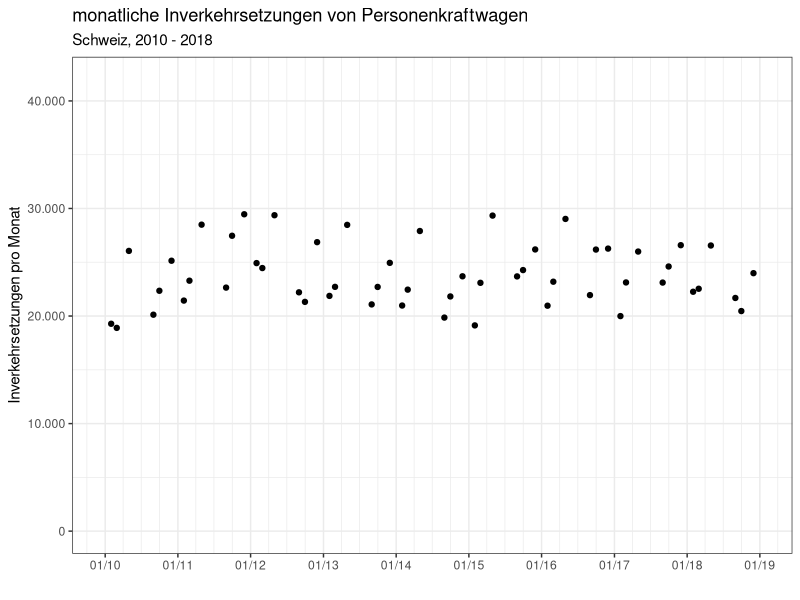
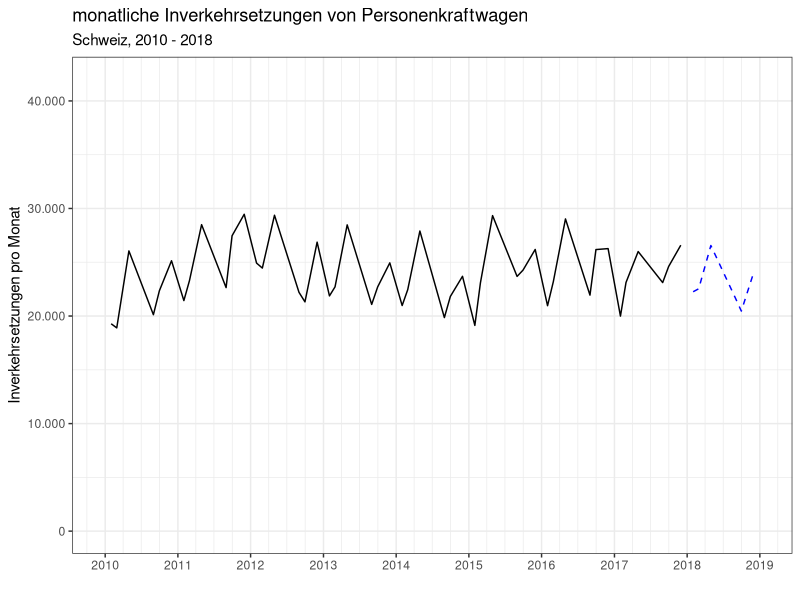
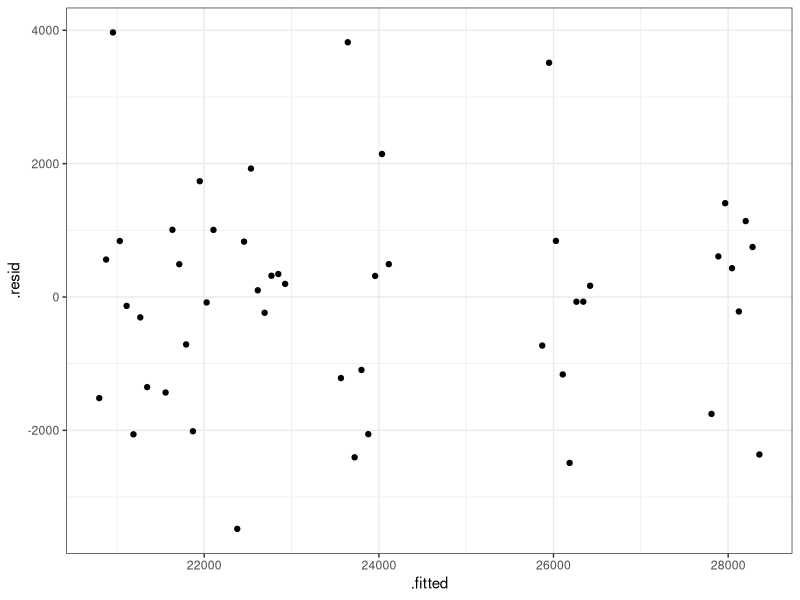
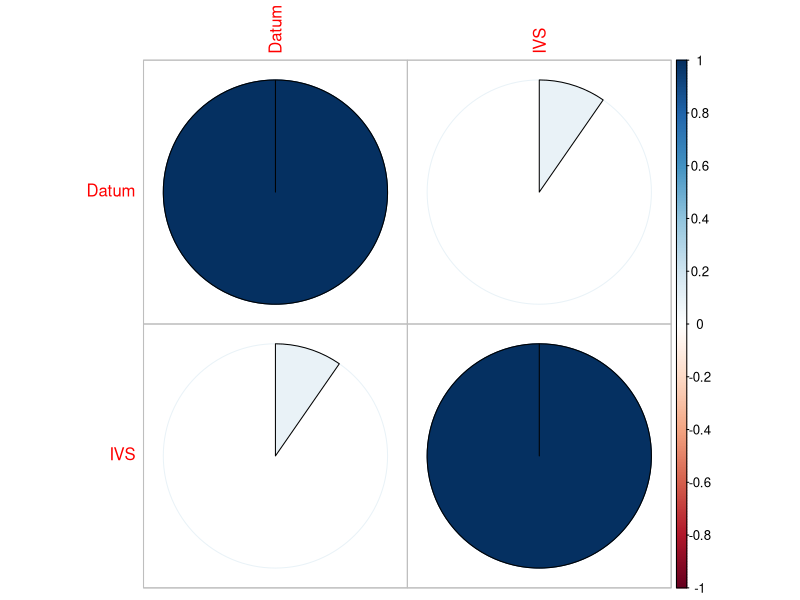
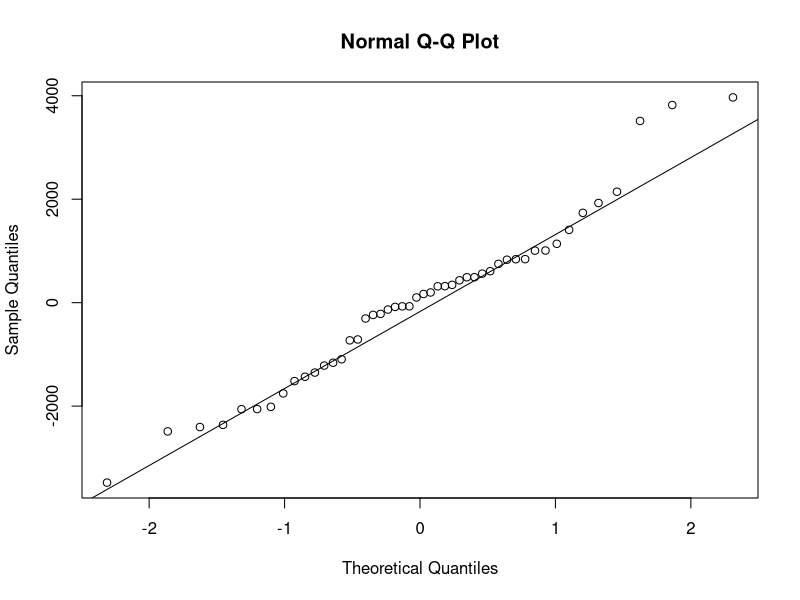

Write R code to recreate these figures, in order. (Note: this script raises an error after producing the figures.)
## ---- chunk 1
# Initialiserung des Notebooks, Bibliotheken laden, einige Parameter setzen
knitr::opts_chunk$set(echo = FALSE)

# Benötigte Bibliotheken laden
library(tidyverse)  # readr, dplyr, ... 
library(lubridate)  # Datum und Uhrzeit
library(modelr)     # Modellierung
library(broom)      # Zusammenfassung von Modellergebnissen in Dataframes
library(corrplot)   # Zusammenfassung von Modellergebnissen in Dataframes
library(lmtest)     # für Goldfeldt/Quandt-Test
library(car)        # für VIF
library(forecast)   # für zB ggtsdisplay.
library(cowplot)    # arrange multiple plots

theme_set(theme_bw()) # Abbildungen im Druck besser lesbar als mit dem Default-Theme theme_gray()

# Berechne den letzten Tag des Monats
monthsEnd <- function(Jahr, Monat) {
  require(lubridate)
  paste(Jahr, Monat, "01", sep = "-") %>% ymd() %>% ceiling_date(unit = "months") - 1
}

# Formatiere "1.234,56" statt "1,234.56"
formatT <- function(n) {
  format(n, big.mark = ".", decimal.mark = ",")
}

# Performance-Metriken
fPerformance <- function(data) {
  actual <- data$IVS
  predicted <- data$pred
  list(mae = Metrics::mae(actual, predicted),
    mape = Metrics::mape(actual, predicted),
    mse = Metrics::mse(actual, predicted),
    rmse = Metrics::rmse(actual, predicted)) %>% 
    bind_rows()
}

# Analyseparameter
cFrom <- ymd("2009-12-31")
cTo <- ymd("2018-12-31")
cTest <- ymd("2017-12-31")

## ---- chunk 2

# csv als Rohdaten importieren
ivs_raw <-
  read_csv(file = "Daten/20190824 Neuzulassungen CH.csv",
           skip = 2,
           locale = locale(encoding = "latin1")) # Windows Latin 1

# Beschränkung auf relevante Daten
ivs_simple <- ivs_raw %>%
  select(-"Fahrzeuggruppe / -art") %>% # Spalte Fahrzeugruppe löschen
  gather(key = Jahr, value = "IVS", -Monat) %>% # die Jahresspalten in Zeilen umbauen
  mutate(Datum = monthsEnd(Jahr, Monat)) %>%  # Jahr Monat umbauen auf eine Datum zum Monatsende
  filter(Datum > cFrom) %>% 
  select(Datum, IVS) # nur die Spalten Datum und IVS auswählen

cIVSmax <- max(ivs_simple$IVS) %>% round(-3) + 1000

# Darstellung der monatlichen Inverkehrsetzungen als Scatterplot
ivs_simple %>%
  ggplot(aes(x = Datum)) +
  scale_x_date( # Formatierungsanweisungen für die x-Achse
    name = "",
    date_labels = "%m/%y",
    date_minor_breaks = "3 months",
    date_breaks = "years",
    limits = c(cFrom, cTo)
  ) +
  scale_y_continuous( # Formatierungsanweisungen für die y-Achse
    name = "Inverkehrsetzungen pro Monat",
    limits = c(0, cIVSmax),
    labels = formatT # Anzeige der Skala mit Tausender-Punkt
  ) +
  geom_point(aes(
    y = IVS, # IVS auf der y-Achse
    # shape = (IVS > 40000), # eigene Form für Werte über 40000
    # color = (IVS > 40000)  # eigene Farbe für Werte über 40000
  )) +
  scale_colour_manual(values = c("black", "red")) + # manuelle Farbskala
  guides(color = "none") + # Keine Legende für die Farbe
  guides(shape = "none") + # Keine Legende für die Farbe
  labs(title = "monatliche Inverkehrsetzungen von Personenkraftwagen",
       subtitle = "Schweiz, 2010 - 2018")

## ---- chunk 3
# ivs_simple mit den Spalten IVS und Datum wird um die Nummer des Monats als zweistellige Zeichenkette erweitert.
ivs_simple <- ivs_simple %>% 
  mutate(Monat = str_pad(month(Datum), 2, pad = "0"))

# Aufteilen der Daten in ein Trainings- und ein Testset
ivs_simple_train <- ivs_simple %>% filter(Datum < date("2018-01-01"))
ivs_simple_test <- ivs_simple %>% filter(Datum >= date("2018-01-01"))

p <- ivs_simple_train %>% # Diagrammgrunddaten festlegen
  ggplot(aes(x = Datum)) + # Datumswerte auf der x-Achse
  scale_x_date(
    # Formatierung der x-Achse
    name = "",
    limits = c(cFrom, cTo),
    date_labels = "%Y",
    date_minor_breaks = "3 months",
    date_breaks = "years"
  ) +
  scale_y_continuous( # Formatierung der y-Achse
    name = "Inverkehrsetzungen pro Monat",
    limits = c(0, cIVSmax),
    labels = formatT) +
  guides(color = "none", linetype = "none") + # keine Legende für die Farbe
  labs(title = "monatliche Inverkehrsetzungen von Personenkraftwagen",
       subtitle = "Schweiz, 2010 - 2018")

p + # Punkte über das Diagramm legen
  geom_line(aes(y = IVS), color = "black", linetype = "solid", data = ivs_simple_train) +
  geom_line(aes(y = IVS), color = "blue", linetype = "dashed", data = ivs_simple_test) 

## ---- chunk 4

mod <- lm(formula = IVS ~ Datum + Monat, data = ivs_simple_train) # Berechnung
summary(mod) # ... und Ausgabe der Modellergebnisse

## ---- chunk 5

# Dataframe um Prognosewerte und Residuen ergänzen
df_mod <- augment(mod)

#Scatterplot der Residuen gegen geschätzte Werte
ggplot(data = df_mod, aes(x = .fitted, y = .resid)) +
  geom_point()

## ---- chunk 6
# Goldfeld-Quandt-Test aus dem lmtest-package.
gqtest(mod)

## ---- chunk 7
# Durbin-Watson-Test (package lmtest)
dwtest(mod)
## ---- chunk 8
# Alle Spalten in numerische Werte umwandeln
m <- ivs_simple_train[,-3] %>%
  mutate(Datum = as.numeric(Datum))

# Korrelationsmatrix berechnen und visualisieren
corrplot(corr = cor(m), method = "pie")

# Varianz-Inflation-Faktoren berechnen
vif(mod)
## ---- chunk 9
qqnorm(df_mod$.resid)
qqline(df_mod$.resid, datax = FALSE, distribution = qnorm,
       probs = c(0.25, 0.75), qtype = 7)

## ---- chunk 10

# Prognosewerte aufgrund des berechneten Modells ergänzen
ivs_simple_pred <- ivs_simple_test %>% add_predictions(model = mod)

p + # Punkte über das Diagramm legen
  geom_line(aes(y = IVS),
            color = "black",
            linetype = "solid",
            data = ivs_simple) +
  geom_line(aes(y = pred),
            color = "blue",
            linetype = "dashed",
            data = ivs_simple_pred) +
  scale_x_date(
    limits = c(ymd("2015-11-30"), ymd("2018-12-31")),
    date_labels = "%Y",
    date_minor_breaks = "3 months",
    date_breaks = "years",
    name = NULL
  ) +
  labs(title = "Prognosen für Inverkehrsetzungen in 2018 (strichliert) und Istwerte",
       subtitle = "Ausschnitt 2016-2018")

# Performance-Berechnung auf der Basis der Testdaten
fPerformance(data.frame(IVS = ivs_simple_pred$IVS, pred = ivs_simple_pred$pred))

## ---- chunk 11

# Quartal als Faktor ergänzen
ivs_simple <- ivs_simple %>% 
  mutate(Quartal = as.factor(quarter(Datum)))

# Aufteilen der Daten in ein Trainings- und ein Testset
ivs_simple_train <- ivs_simple %>% filter(Datum < date("2018-01-01"))
ivs_simple_test <- ivs_simple %>% filter(Datum >= date("2018-01-01"))

# Erneute Berechnung des Modells ...
mod <- lm(formula = IVS ~ Datum + Quartal, data = ivs_simple_train)

# ... und Ausgabe der Modellergebnisse
summary(mod)

## ---- chunk 12
# Umwandlung der Daten in den Datentyp TimeSeries "ts"
ivs_ts_train <- ts(ivs_simple_train$IVS, start = c(2010,1), frequency = 12)
ivs_ts_test <- ts(ivs_simple_test$IVS, start = c(2018,1), frequency = 12)
ivs_ts_train %>% ggtsdisplay(lag.max = 60)
## ---- chunk 13
ivs_ts_train %>% 
  diff() %>% 
  ggtsdisplay(lag.max = 60, main = "ivs_simple_train$IVS, differentiated")

## ---- chunk 14
ivs_ts_train %>% 
  diff() %>% 
  diff(lag = 12) %>% 
  ggtsdisplay(lag.max = 60, main = "IVS 2013 - 2018, zweifach differenziert")
## ---- chunk 15
fit <- Arima(ivs_ts_train, order = c(2,1,0), seasonal = c(0,1,1))
checkresiduals(fit)

## ---- chunk 16
fc <- forecast(fit, h = 12)

autoplot(fc) + 
  scale_y_continuous( # Formatierung der y-Achse
    name = "Inverkehrsetzungen pro Monat",
    limits = c(0, cIVSmax),
    labels = formatT) +
  scale_x_continuous( # Formatierung der x-Achse
    name = "",
    minor_breaks = seq(2010, 2019, by = 0.25)
  ) +
  labs(title = paste("Prognose mit dem ", fc$method, "-Modell", sep = ""))
  

fPerformance(data.frame(IVS = ivs_ts_test, pred = fc$mean))

## ---- chunk 17

# Daten des Statistischen Bundesamtes mit Informationen zur Treibstoffart
ivs_raw_fuel <-
  read_csv(file = "Daten/20190824 Neuzulassungen CH Treibstoff.csv",
           skip = 2,
           locale = locale(encoding = "latin1")) # Windows Latin 1

# Daten vorbereiten
ivs_fuel <- ivs_raw_fuel %>%
  select(-"Fahrzeuggruppe / -art") %>% # Es wurde nur Personenkraftwagen ausgewählt, Spalte Fahrzeugruppe löschen
  gather(key = Jahr, value = "IVS", -Monat, -Treibstoff) %>% # die Jahresspalten in Zeilen umbauen
  filter(!Treibstoff %in% c("Anderer", "Ohne Motor")) %>% 
  mutate(Datum = monthsEnd(Jahr, Monat)) %>%  # Jahr Monat umbauen auf eine Datum zum Monatsende
  mutate(Monat = str_pad(month(Datum), 2, pad = "0")) %>% 
  filter(Datum > ymd("2009-12-31")) %>% 
  select(Datum, Monat, Treibstoff, IVS)
ivs_fuel[ivs_fuel$Treibstoff == "Gas (mono- und bivalent)",]$Treibstoff <- "Gas"

# Graphische Darstellung, differenziert nach Treibstoffart, erzeugen aber noch nicht anzeigen
p <- ivs_fuel %>%
  ggplot(aes(x = Datum, color = Treibstoff, linetype = Treibstoff)) +
  labs(title = "Inverkehrsetzungen PKW, nach Treibstoffart",
       subtitle = "Schweiz, 2010 - 2018")  +
  scale_x_date(
    name = "",
    limits = c(cFrom, cTo),
    date_labels = "%Y",
    date_minor_breaks = "3 months",
    date_breaks = "years"
  )

# Lineare Skala
p + scale_y_continuous(name = "Inverkehrsetzungen pro Monat", labels = formatT) +
  geom_line(aes(y = IVS))

# Logarithmische Skala
p + scale_y_log10(name = "Inverkehrsetzungen pro Monat", labels = formatT) +
  geom_line(aes(y = IVS), 
            data = ivs_fuel[ivs_fuel$IVS > 0,])

## ---- chunk 18
# Daten in Training und Test aufsplitten
ivs_train <- ivs_fuel %>% filter(Datum < date("2018-01-01"))
ivs_test <- ivs_fuel %>% filter(Datum >= date("2018-01-01"))

# das lineare Modell in einer Funktion kapseln
fMod <- function(df){
  lm(IVS ~ Datum + Monat, data = df)
}

# je Treibstoffart die Trainingsdaten gruppieren und in einen Unterdataframe sammmeln
ivs_models <- ivs_train %>% 
  group_by(Treibstoff) %>%
  nest() %>% # ein Datensatz je Treibstoffart mit Unterdataframe
  mutate( # für jede Treibstoffart ...
    model = map(data, fMod), # ... berechne ein lineares Modell
    data = map2(data, model, add_residuals), # ... Residuen hinzufügen
    data = map2(data, model, add_predictions), # ... und geschätzte Werte
    glance = map(model, broom::glance) # Kennzuahlen zu Modellperformance berechnen
 )

# Die Unterdataframes wieder auflösen ...
ivs_train <- ivs_models %>% unnest(cols = c(data))

# ... und Modellmetriken in einem eigenen df speichern.
ivs_metrics <- ivs_models %>% 
  unnest(cols = c(glance)) %>% 
  select(-data, -model) 

# Plots
ivs_train_noLog <- ivs_train[ivs_train$IVS > 0 & ivs_train$pred > 0,]
ivs_train_noLog %>% 
  ggplot(aes(x = Datum)) + # Datum auf der x-Achsel
  geom_line(aes(y = IVS), color = "black") + # tatsächliche Werte und ....
  # geom_line(aes(y = pred), color = "blue", linetype = 2) + # Prediktoren auf der y-Achse
  scale_y_log10(name = "Inverkehrsetzungen pro Monat",
                labels = formatT) + # Logarithmische Ordinate
  facet_wrap( ~ Treibstoff) + # kleine Subdiagramm je Treibstoffart.
  labs(title = "Inverkehrsetzungen in 2018", x = "")

# Modellmetriken ausgeben
ivs_metrics %>% arrange(r.squared) 

## ---- chunk 19
# Modellperformance berechnen

ivs_test <- ivs_test %>%
  group_by(Treibstoff) %>% 
  nest() %>% # "nest" je Treibstoffart
  add_column(model = ivs_models$model) %>% # bereits berechnetes Modell hinzufügen
  mutate(
    data = map2(data, model, add_residuals), # Residuen ergänzen ...
    data = map2(data, model, add_predictions), # Vorhersagewerte dazugeben
    pfmc = map(data, fPerformance)) %>% # Modellkennzahl berechnen.
  select(-model) # die Spalte model wird nicht mehr benötigt

ivs_test_metrics <- ivs_test %>% # dataframe mit model metrics
  select(-data) %>% 
  unnest(pfmc)

ivs_test <- ivs_test %>% # erstelle einen Dataframe mit Prognosen und Residuen
  select(-pfmc) %>% 
  unnest(data)

ivs_test_noLog <- ivs_test[ivs_test$IVS > 0 & ivs_test$pred > 0,] # bitte keine Nullen logarithmieren

ggplot(ivs_fuel, aes(x = Datum)) + # Datum auf der x-Achsel
  geom_line(aes(y = IVS), color = "black", linetype = "solid") +
  geom_line(aes(y = pred),
            color = "blue",
            linetype = "dashed",
            data = ivs_test_noLog) +
  scale_x_date( limits = c(ymd("2015-11-30"), ymd("2018-12-31")),
               date_labels = "%Y",
               date_minor_breaks = "3 months",
               date_breaks = "years",
               name = NULL
               ) +
  scale_y_log10(name = "Inverkehrsetzungen pro Monat", 
                labels = formatT) + # Logarithmische Ordinate
  facet_wrap( ~ Treibstoff) + # kleine Subdiagramm je Treibstoffart.
  labs(title = "Prognosen für Inverkehrsetzungen in 2018 (strichliert) und Istwerte",
       subtitle = "Ausschnitt 2016-2018", x = "")

ivs_test_metrics %>% arrange(mape)

ivs_grouped_metrics_lm <- left_join(ivs_metrics, ivs_test_metrics, by = "Treibstoff") %>% 
  arrange(r.squared) %>% 
  select(Treibstoff, "R-Quadrat" = r.squared, "p" = p.value, "MAPE" = mape, "RMSE" = rmse)

write.csv2(ivs_grouped_metrics_lm, file = "ivs_grouped_metrics_lm.csv")
## ---- chunk 20
# Daten in Training und Test aufsplitten
ivs_train <- ivs_fuel %>% filter(Datum < date("2018-01-01")) %>% select(-Monat)
ivs_test <- ivs_fuel %>% filter(Datum >= date("2018-01-01")) %>% select(-Monat) 

# je Treibstoffart die Trainingsdaten gruppieren und in einen Unterdataframe sammmeln
ivs_models <- ivs_train %>% 
  group_by(Treibstoff) %>%
  nest() %>% # ein Datensatz je Treibstoffart mit Unterdataframe
  mutate( # für jede Treibstoffart ...
    ts = map(data, ~ ts(.x$IVS, start = c(2010,1), frequency = 12)), # Zeitreihe je Treibstoffart
    model = map(ts, ~ auto.arima(.x)), # ... berechne ein ARIMA-Modell
    fc = map(model, ~ forecast(.x, h = 12))
 )

p <- map2(ivs_models$fc,
     ivs_models$Treibstoff, ~ autoplot(.x,
                                       xlab = NULL,
                                       ylab = NULL,
                                       ) + 
       labs(caption = .x$method, title = .y) +
       # scale_y_continuous(labels = formatT, limits = c(0, cIVSmax))) # Logarithmische Ordinate
       scale_y_log10(labels = formatT, limits = c(1, cIVSmax))) # Logarithmische Ordinate
     

plot_grid(p[[1]], p[[2]], p[[3]], p[[4]], p[[5]], p[[6]])

## ---- chunk 21
# Modellperformance berechnen

ivs_test_metrics <- ivs_test %>%
  group_by(Treibstoff) %>% 
  nest() %>% # "nest" je Treibstoffart
  add_column(model = ivs_models$fc) %>% # enthält auch die Prognosewerte
  mutate(data = map2(data, model, ~ add_column(.x, pred = .y$mean)),
         pfmc = map(data, fPerformance)) # Performance berechnen.
  
ivs_test_metrics <- ivs_test_metrics %>% # unnest model metrics
  unnest(pfmc)

ivs_grouped_metrics_arima <- ivs_test_metrics %>% select(-data, -model) %>% arrange(mape) 
write.csv2(ivs_grouped_metrics_arima, file = "ivs_grouped_metrics_arima.csv")
ivs_grouped_metrics_arima
